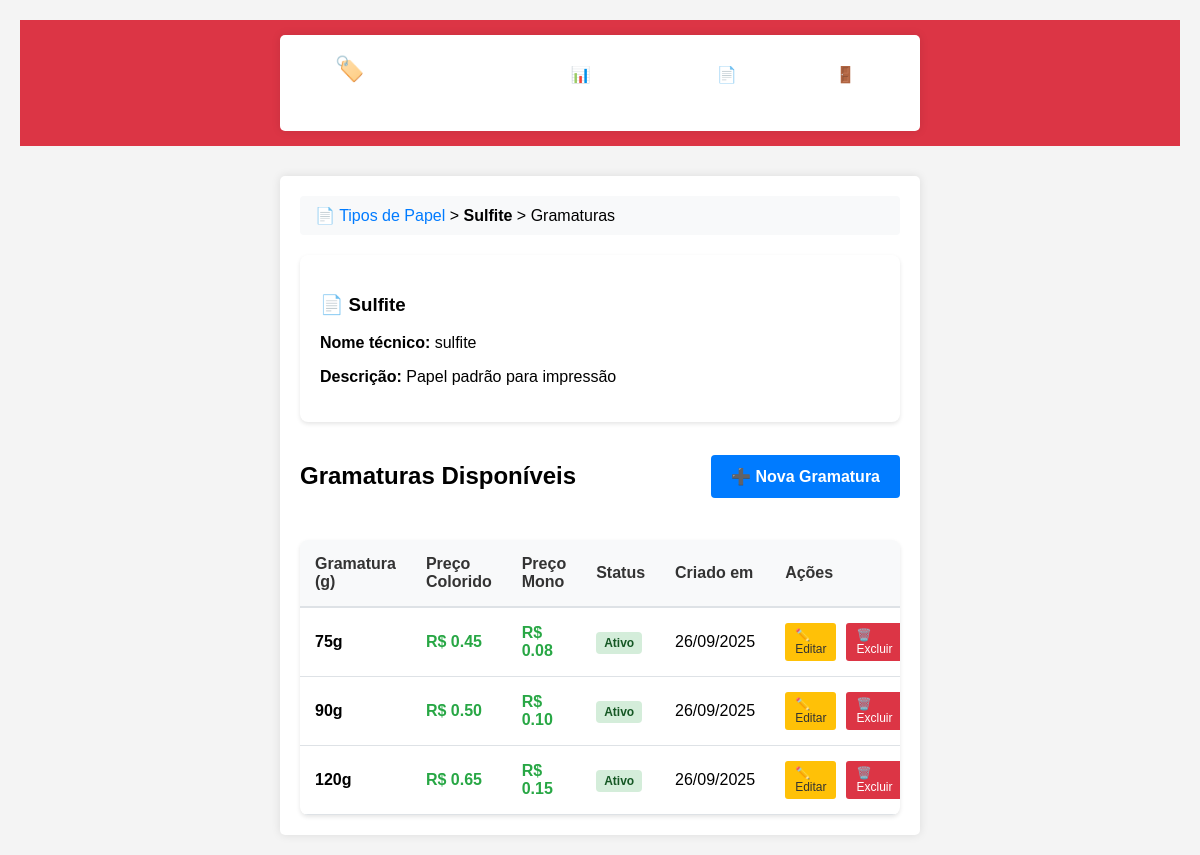
/admin/papers/1/weights (signed in), run on the app's committed database.
### app.py (models this page shows)
class PaperType(db.Model):
    id = db.Column(db.Integer, primary_key=True)
    name = db.Column(db.String(50), unique=True, nullable=False)  # 'sulfite', 'couche', 'reciclado'
    display_name = db.Column(db.String(100), nullable=False)      # 'Sulfite', 'Couchê', 'Reciclado'
    description = db.Column(db.String(200), nullable=True)
    active = db.Column(db.Boolean, default=True, nullable=False)
    created_at = db.Column(db.DateTime, default=db.func.current_timestamp())
    weights = db.relationship('PaperWeight', backref='paper_type', lazy=True, cascade="all, delete-orphan")

class PaperWeight(db.Model):
    id = db.Column(db.Integer, primary_key=True)
    paper_type_id = db.Column(db.Integer, db.ForeignKey('paper_type.id'), nullable=False)
    weight = db.Column(db.Integer, nullable=False)  # 75, 90, 120, etc.
    price_color = db.Column(db.Float, nullable=False)  # preço por página colorida
    price_mono = db.Column(db.Float, nullable=False)   # preço por página monocromática
    active = db.Column(db.Boolean, default=True, nullable=False)
    created_at = db.Column(db.DateTime, default=db.func.current_timestamp())
    __table_args__ = (db.UniqueConstraint('paper_type_id', 'weight', name='unique_paper_weight'),)

### app.py (the view)
@app.route('/admin/papers/<int:paper_id>/weights')
@admin_required
def admin_paper_weights(paper_id):
    paper = PaperType.query.get_or_404(paper_id)
    weights = PaperWeight.query.filter_by(paper_type_id=paper_id).all()
    return render_template('admin_paper_weights.html', paper=paper, weights=weights)

### app.py (called while the page is built)
def admin_required(f):
    @wraps(f)
    def decorated_function(*args, **kwargs):
        if 'admin_logged_in' not in session:
            flash('Acesso negado. Faça login como administrador.', 'error')
            return redirect(url_for('admin_login'))
        return f(*args, **kwargs)
    return decorated_function

### templates/admin_paper_weights.html (shortened to what this page needs)
<!DOCTYPE html>
<html lang="pt-BR">
<head>
    <link rel="stylesheet" href="{{ url_for('static', filename='style.css') }}">
</head>
<body>
    <div class="admin-header">
        <div class="container">
            <nav class="admin-nav">
                <h1>🏷️ Gramaturas - {{ paper.display_name }}</h1>
                <div class="nav-links">
                    <a href="{{ url_for('admin_dashboard') }}">📊 Dashboard</a>
                    <a href="{{ url_for('admin_papers') }}">📄 Papéis</a>
                    <a href="{{ url_for('admin_logout') }}">🚪 Sair</a>
                </div>
            </nav>
        </div>
    </div>
    <div class="container">
        <div class="breadcrumb">
            <a href="{{ url_for('admin_papers') }}">📄 Tipos de Papel</a> &gt;
            <strong>{{ paper.display_name }}</strong> &gt; Gramaturas
        </div>
        <div class="page-header">
            <h3>📄 {{ paper.display_name }}</h3>
            <p><strong>Nome técnico:</strong> {{ paper.name }}</p>
            {% if paper.description %}
                <p><strong>Descrição:</strong> {{ paper.description }}</p>
            {% endif %}
        </div>
        <div class="page-actions">
            <h2>Gramaturas Disponíveis</h2>
            <a href="{{ url_for('admin_paper_weights_create', paper_id=paper.id) }}" class="btn-primary">
                ➕ Nova Gramatura
            </a>
        </div>
        {% if weights %}
            <div class="weights-table">
                <table>
                    <thead>
                        <tr>
                            <th>Gramatura (g)</th>
                            <th>Preço Colorido</th>
                            <th>Preço Mono</th>
                            <th>Status</th>
                            <th>Criado em</th>
                            <th>Ações</th>
                        </tr>
                    </thead>
                    <tbody>
                        {% for weight in weights %}
                            <tr>
                                <td><strong>{{ weight.weight }}g</strong></td>
                                <td><span class="price-value">R$ {{ "%.2f"|format(weight.price_color) }}</span></td>
                                <td><span class="price-value">R$ {{ "%.2f"|format(weight.price_mono) }}</span></td>
                                <td>
                                    <span class="status-badge status-active">
                                        {{ 'Ativo' if weight.active else 'Inativo' }}
                                    </span>
                                </td>
                                <td>{{ weight.created_at.strftime('%d/%m/%Y') if weight.created_at else '-' }}</td>
                                <td>
                                    <div class="actions">
                                        <a href="#" class="btn-sm btn-warning">
                                            ✏️ Editar
                                        </a>
                                        <a href="#" class="btn-sm btn-danger"
                                           onclick="return confirm('Tem certeza que deseja excluir esta gramatura?')">
                                            🗑️ Excluir
                                        </a>
                                    </div>
                                </td>
                            </tr>
                        {% endfor %}
                    </tbody>
                </table>
            </div>
        {% endif %}
    </div>
</body>
</html>

### static/style.css (style rules this page uses)
body { font-family: Arial, sans-serif; background-color: #f4f4f4; margin: 0; padding: 20px; }
.container { max-width: 600px; margin: auto; padding: 20px; background: white; border-radius: 5px; box-shadow: 0 0 10px rgba(0, 0, 0, 0.1); }
h1 { text-align: center; }

### templates/admin_paper_weights.html (style rules this page uses)
.admin-header { background: #dc3545; color: white; padding: 15px 0; margin-bottom: 30px; }
.admin-nav { display: flex; justify-content: space-between; align-items: center; }
.admin-nav h1 { margin: 0; font-size: 24px; }
.admin-nav .nav-links { display: flex; gap: 20px; }
.admin-nav a { color: white; text-decoration: none; padding: 8px 15px; border-radius: 4px; background: rgba(255,255,255,0.1); }
.page-header { background: white; padding: 20px; border-radius: 8px; margin-bottom: 20px; box-shadow: 0 2px 4px rgba(0,0,0,0.1); }
.page-actions { display: flex; justify-content: space-between; align-items: center; margin-bottom: 30px; }
.btn-primary { background: #007bff; color: white; padding: 12px 20px; border: none; border-radius: 4px; text-decoration: none; font-weight: bold; }
.weights-table { background: white; border-radius: 8px; overflow: hidden; box-shadow: 0 2px 4px rgba(0,0,0,0.1); }
.weights-table table { width: 100%; border-collapse: collapse; }
.weights-table th { background: #f8f9fa; padding: 15px; text-align: left; font-weight: bold; color: #333; border-bottom: 2px solid #dee2e6; }
.weights-table td { padding: 15px; border-bottom: 1px solid #dee2e6; }
.price-value { font-weight: bold; color: #28a745; }
.status-badge { padding: 4px 8px; border-radius: 4px; font-size: 12px; font-weight: bold; }
.status-active { background: #d4edda; color: #155724; }
.actions { display: flex; gap: 10px; }
.btn-sm { padding: 5px 10px; font-size: 12px; border-radius: 3px; text-decoration: none; }
.btn-warning { background: #ffc107; color: #333; }
.btn-danger { background: #dc3545; color: white; }
.breadcrumb { background: #f8f9fa; padding: 10px 15px; border-radius: 4px; margin-bottom: 20px; }
.breadcrumb a { color: #007bff; text-decoration: none; }

### data on the page
PaperType: display_name "Sulfite", name "sulfite", description "Papel padrão para impressão"
PaperWeight: weight "75", price_color "0.45", price_mono "0.08", active "Ativo", created_at "26/09/2025"
PaperWeight: weight "90", price_color "0.50", price_mono "0.10", active "Ativo", created_at "26/09/2025"
PaperWeight: weight "120", price_color "0.65", price_mono "0.15", active "Ativo", created_at "26/09/2025"
